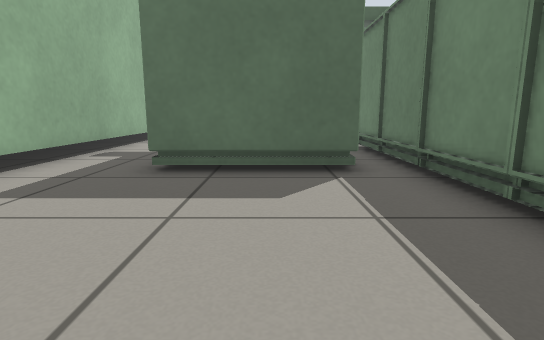
view 1 (above)

21 first-person views from a walk through a Gazebo world. The camera is 0.5 m above the floor, tilts 10° down and sees 80° across. The floor is counted in squares, 0.5 m on a side. Each view is taken from the middle of a square. On the plan, view 1 faces up. The plan holds only what a view shows up to about 12 squares ahead; the rest is blank.

view 2
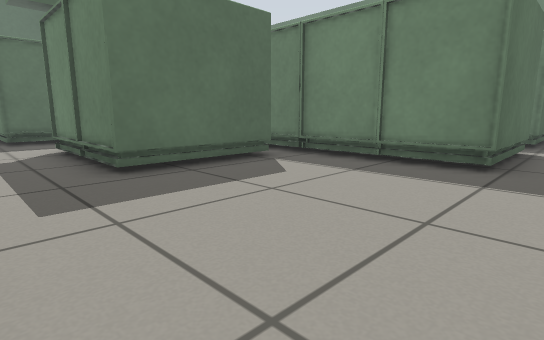

view 3
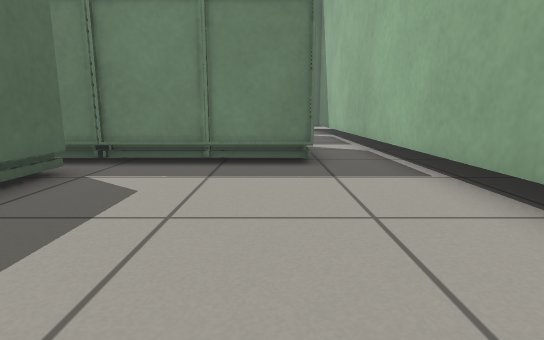

view 4
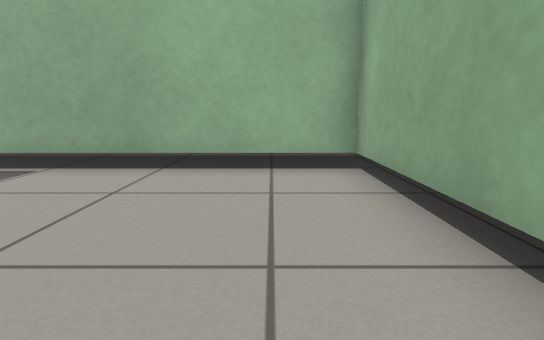

view 5
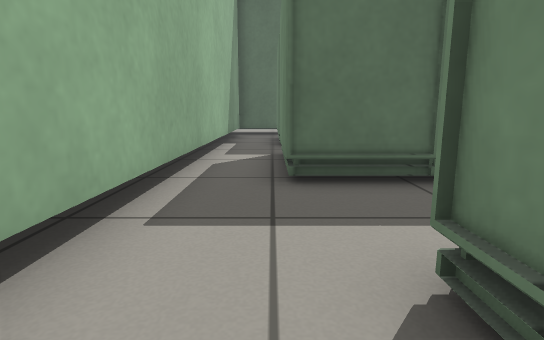

view 6
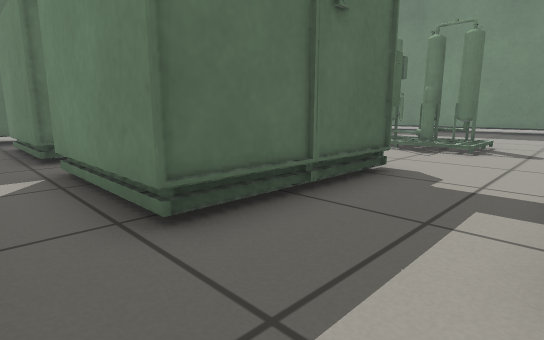

view 7
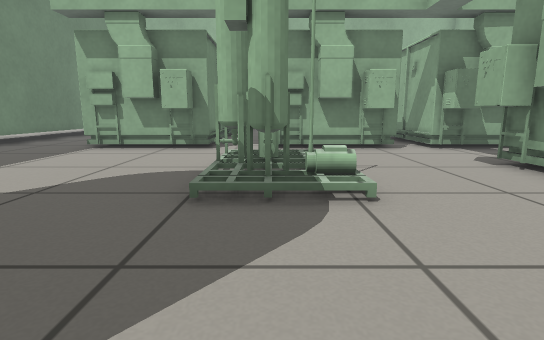

view 8
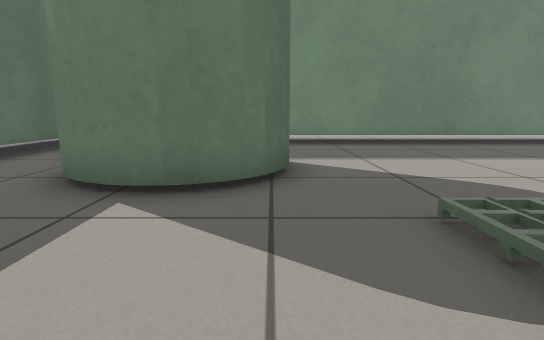

view 9
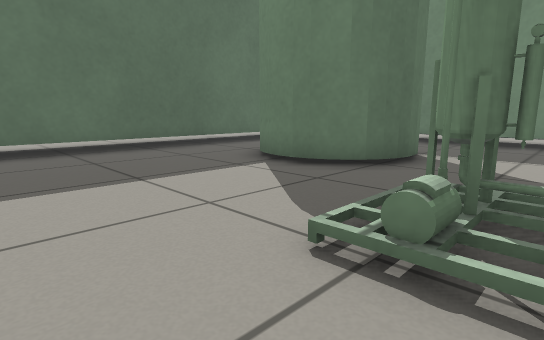

view 10
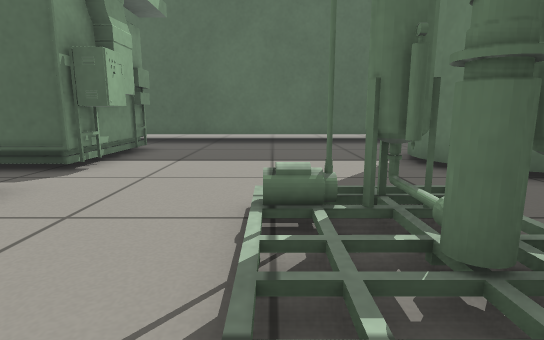

view 11
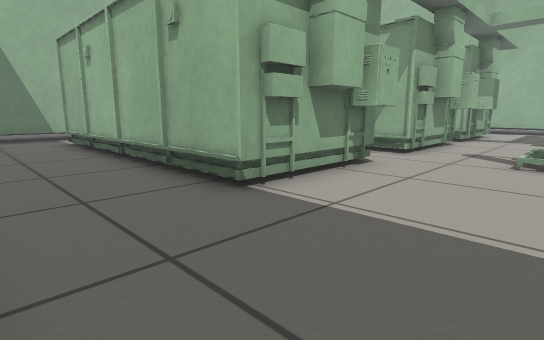

view 12
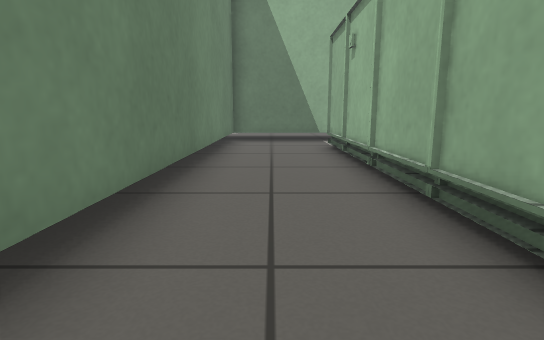

view 13
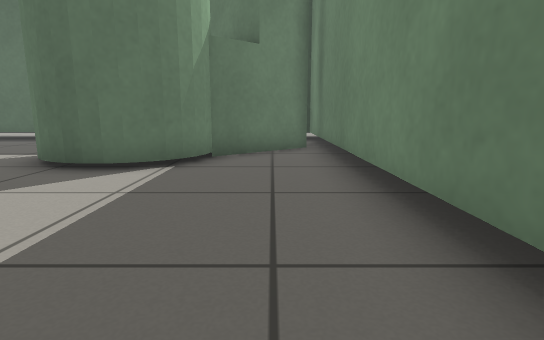

view 14
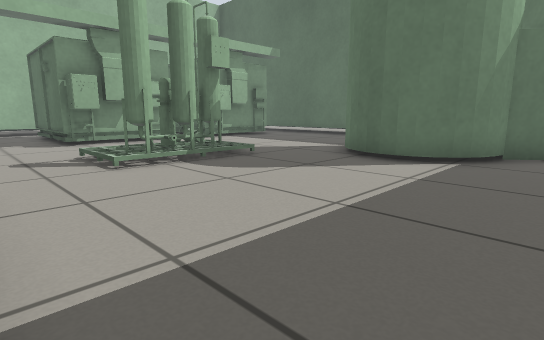

view 15
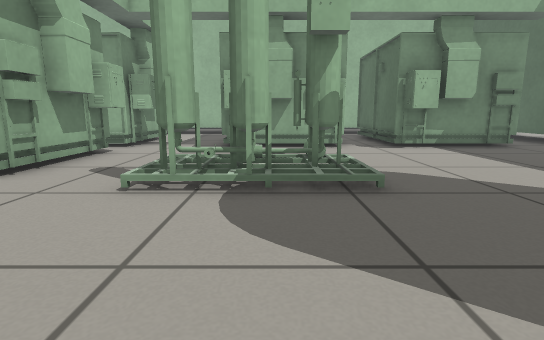

view 16
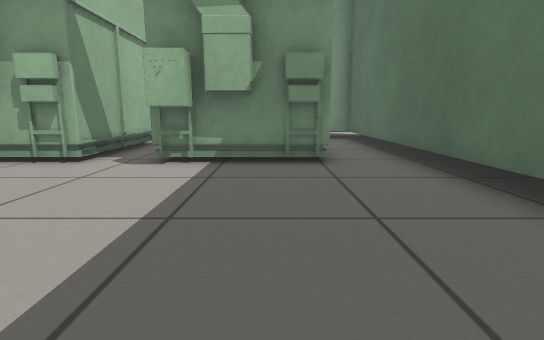

view 17
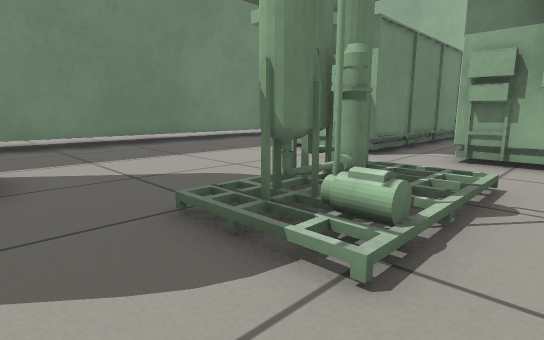

view 18
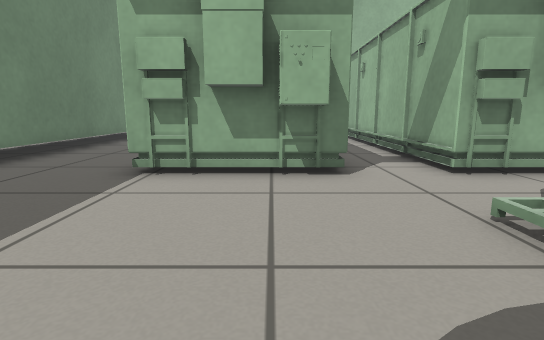

view 19
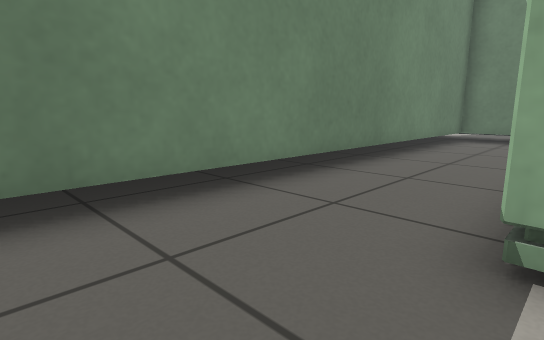

view 20
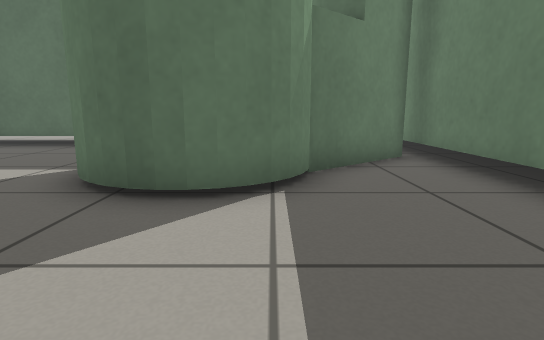

view 21
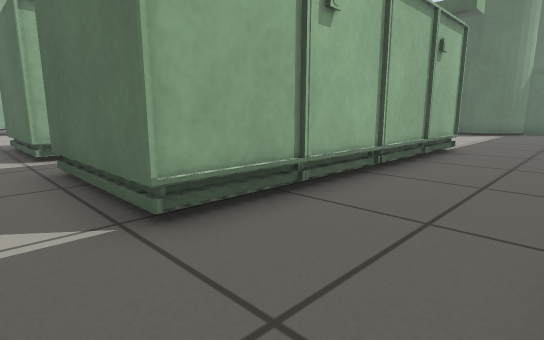

### Floor plan
Key: @ floor where view 1 was taken; # wall or solid block; . main floor; : floor 0.1 m higher than the main floor; / step, stairs or slope.
Columns run from 5 left of view 1 to 15 right of it. Each row starts with its distance up from view 1.
 23 ##################
 22 #................##
 21 # #   ##........#####
 20 #.#   ##......#  ##.#
 19 #.#   ##.....## ##..#
 18 #.######.....## #...#
 17 #......#......###...#
 16 #.######............#
 15 #.#   ##../#........#
 14 #.#   ##...#........#
 13 #.######..:#........#
 12 #......#............#
 11 #......#............#
 10 #..##############...#
  9 #..#  #.#  #.#  #...#
  8 #..#  #.#  #.#  #...#
  7 #..#  #.#  #.#  #...#
  6 #..####.#  #.#  #...#
  5 #.......#  #.#  #...#
  4 #.......#  # #  #...#
  3 #.......#  # #  #...#
  2 #.......#  # #  #...#
  1 #.......####.####...#
  0 #....@..............#
 -1 #####################

Positions as (right, up) in squares from view 1, and headings:
1: (0, 0), facing up
2: (-4, 0), facing up-right
3: (-4, 2), facing right
4: (-3, 5), facing down
5: (-3, 8), facing up
6: (-4, 10), facing up-right
7: (6, 19), facing down
8: (4, 17), facing right
9: (3, 14), facing up-right
10: (5, 12), facing up
11: (14, 13), facing down-left
12: (13, 11), facing down
13: (13, 11), facing up
14: (13, 10), facing up-left
15: (11, 14), facing left
16: (8, 20), facing left
17: (4, 17), facing down-right
18: (9, 15), facing down
19: (11, 12), facing down-right
20: (11, 13), facing up
21: (14, 0), facing up-left
